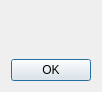
<?xml version="1.0" encoding="UTF-8"?>
<ui version="4.0">
 <class>infodialog</class>
 <widget class="QDialog" name="infodialog">
  <property name="windowModality">
   <enum>Qt::ApplicationModal</enum>
  </property>
  <property name="windowTitle">
   <string>Details</string>
  </property>
  <property name="modal">
   <bool>true</bool>
  </property>
  <layout class="QVBoxLayout" name="v">
   <property name="sizeConstraint">
    <enum>QLayout::SetFixedSize</enum>
   </property>
   <item>
    <layout class="QHBoxLayout" name="h">
     <property name="leftMargin">
      <number>0</number>
     </property>
     <property name="topMargin">
      <number>0</number>
     </property>
     <property name="rightMargin">
      <number>0</number>
     </property>
     <property name="bottomMargin">
      <number>8</number>
     </property>
     <item>
      <layout class="QVBoxLayout" name="vv">
       <item>
        <widget class="QLabel" name="icon_label">
         <property name="sizePolicy">
          <sizepolicy hsizetype="Fixed" vsizetype="Fixed">
           <horstretch>0</horstretch>
           <verstretch>0</verstretch>
          </sizepolicy>
         </property>
        </widget>
       </item>
       <item>
        <widget class="QLabel" name="filler_label">
         <property name="sizePolicy">
          <sizepolicy hsizetype="Preferred" vsizetype="Expanding">
           <horstretch>0</horstretch>
           <verstretch>0</verstretch>
          </sizepolicy>
         </property>
        </widget>
       </item>
      </layout>
     </item>
     <item>
      <layout class="QFormLayout" name="layout">
       <property name="fieldGrowthPolicy">
        <enum>QFormLayout::FieldsStayAtSizeHint</enum>
       </property>
       <property name="leftMargin">
        <number>8</number>
       </property>
       <property name="topMargin">
        <number>0</number>
       </property>
       <property name="rightMargin">
        <number>0</number>
       </property>
       <property name="bottomMargin">
        <number>0</number>
       </property>
      </layout>
     </item>
    </layout>
   </item>
   <item>
    <widget class="QDialogButtonBox" name="button_box">
     <property name="orientation">
      <enum>Qt::Horizontal</enum>
     </property>
     <property name="standardButtons">
      <set>QDialogButtonBox::Ok</set>
     </property>
    </widget>
   </item>
  </layout>
 </widget>
 <resources/>
 <connections>
  <connection>
   <sender>button_box</sender>
   <signal>accepted()</signal>
   <receiver>infodialog</receiver>
   <slot>accept()</slot>
   <hints>
    <hint type="sourcelabel">
     <x>248</x>
     <y>254</y>
    </hint>
    <hint type="destinationlabel">
     <x>157</x>
     <y>274</y>
    </hint>
   </hints>
  </connection>
  <connection>
   <sender>button_box</sender>
   <signal>rejected()</signal>
   <receiver>infodialog</receiver>
   <slot>reject()</slot>
   <hints>
    <hint type="sourcelabel">
     <x>316</x>
     <y>260</y>
    </hint>
    <hint type="destinationlabel">
     <x>286</x>
     <y>274</y>
    </hint>
   </hints>
  </connection>
 </connections>
</ui>
